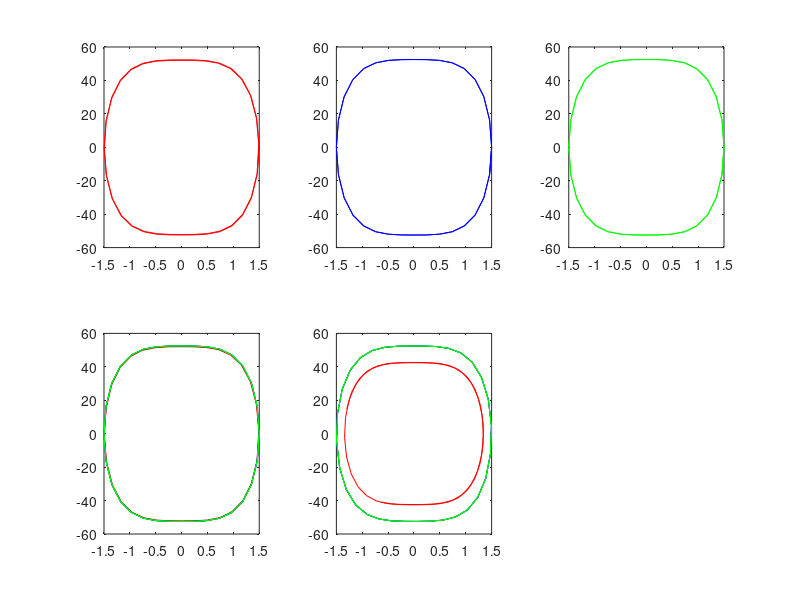

Write the MATLAB code that produced this figure.
%%%%%%%%%%%%%%%%%% RESORTE
u0 = 1.5;
v0 = 0;
s1 = 100;
s2 = 10;
T = 0.15153;
Dt = T/32;
tmax = 50*T;
rango = 0:Dt:tmax;
%%%%%%%%%%%%%%%%%% RK
%
u=[u0];
v=[v0];
uf=[];
vf=[];
%
for i = rango
  a0 = -s1*(1+s2*u0^2)*u0; %%%
%
  u1 = u0 + (1/2)*Dt*v0; %%%
  v1 = v0 + (1/2)*Dt*a0; %%%
  a1 = -s1*(1+s2*u1^2)*u1; %%%
%
  u2 = u0 +    1*Dt*v0 + 1*Dt^2*a0; %%%
  v2 = v0 + (-1)*Dt*a0 + 2*Dt*a1; %%%
  a2 = -s1*(1+s2*u2^2)*u2; %%%
%
  
  u3 = u0 + Dt*v0 + (1/6)*(Dt^2)*a0 + (1/3)*(Dt^2)*a1;
  v3 = v0 + (1/6)*Dt*a0 + (2/3)*Dt*a1 + (1/6)*Dt*a2;
%
  if (i<=2*T) 
   u=[u,u3]; 
   v=[v,v3];
  endif  
  if (i>=48*T) 
   uf=[uf,u3]; 
   vf=[vf,v3];
  endif  
% 
  u0=u3;
  v0=v3;
endfor

urk=u;
vrk=v;
urkf=uf;
vrkf=vf;
%%%%%%%%%%%%%%%%%% MET3
u0 = 1.5;
v0 = 0;
u=[u0];
v=[v0];
uf=[];
vf=[];
%
for i = rango
  a0 = -s1*(1+s2*u0^2)*u0;
  %
  u1 = u0 + 1/3*Dt*v0 + 1/18*Dt^2*a0;
  v1 = v0 + 1/3*Dt*a0;
  a1 = -s1*(1+s2*u1^2)*u1;
  %
  u2 = u0 + 2/3*Dt*v0 + 1/27*Dt^2*(2*a0 + 4*a1);
  v2 = v0 + 2/3*Dt*a1;
  a2 = -s1*(1+s2*u2^2)*u2;
  %
  u3 = u0 + Dt*v0 + 1/6*Dt^2*(a0 + a1 + a2);
  v3 = v0 + 1/4*Dt*(a0 + 3*a2);
%
  if (i<=2*T) 
   u=[u,u3]; 
   v=[v,v3];
  endif  
  if (i>=48*T) 
   uf=[uf,u3]; 
   vf=[vf,v3];
  endif  
%
  u0=u3;
  v0=v3;
endfor
umet3=u;
vmet3=v;
umet3f=uf;
vmet3f=vf;
%%%%%%%%%%%%%%%%%% MET4
u0 = 1.5;
v0 = 0;
u=[u0];
v=[v0];
uf=[];
vf=[];
%
for i = rango
  a0 = -s1*(1+s2*u0^2)*u0;% EC. 1
  %
  u1 = u0 + 1/3*Dt*v0 + 1/18*Dt^2*a0; % EC 2.1
  v1 = v0 + 1/3*Dt*a0; % EC 2.2
  a1 = -s1*(1+s2*u1^2)*u1;% EC 3
  %
  u2 = u0 + 1/2*Dt*v0 + 3/40*Dt^2*(2*a0/3 + a1); % EC 4.1
  v2 = v0 + 1/8*Dt*a0 + 3/8*Dt*a1; % EC 4.2
  a2 = -s1*(1+s2*u2^2)*u2; % EC 5
  %
  u3 = u0 + 1*Dt*v0 + 1/20*Dt^2*(a0 + 9*a1); % EC 6.1
  v3 = v0 + 1/2*Dt*(a0 -3*a1 + 4*a2); % EC 6.2
  a3 = -s1*(1+s2*u3^2)*u3; % EC 7
  %
  u4 = u0 + Dt*v0 + 1/6*Dt^2*(a0 + 2*a2); % EC 8.1
  v4 = v0 + 1/6*Dt*(a0 + 4*a2 + a3); % EC 8.2
%
  if (i<=2*T) 
   u=[u,u4]; 
   v=[v,v4];
  endif  
  if (i>=48*T) 
   uf=[uf,u4]; 
   vf=[vf,v4];
  endif  
%
  u0=u4;
  v0=v4;
endfor
umet4=u;
vmet4=v;
umet4f=uf;
vmet4f=vf;
%%%%%%%%%%%%%%%%%%  GRAFICOS
subplot (2, 3, 1)
plot(urk,vrk,"-r"); % RUNGE KUTTA-3
subplot (2, 3, 2)
plot(umet3,vmet3,"-b"); % MET3
subplot (2, 3, 3)
plot(umet4,vmet4,"-g"); % MET4
subplot (2, 3, 4)
plot(urk,vrk,"-r",umet3,vmet3,"-b",umet4,vmet4,"-g"); % PRIMEROS 2T
subplot (2, 3, 5)
plot(urkf,vrkf,"-r",umet3f,vmet3f,"-b",umet4f,vmet4f,"-g"); % ULTIMOS 2T
